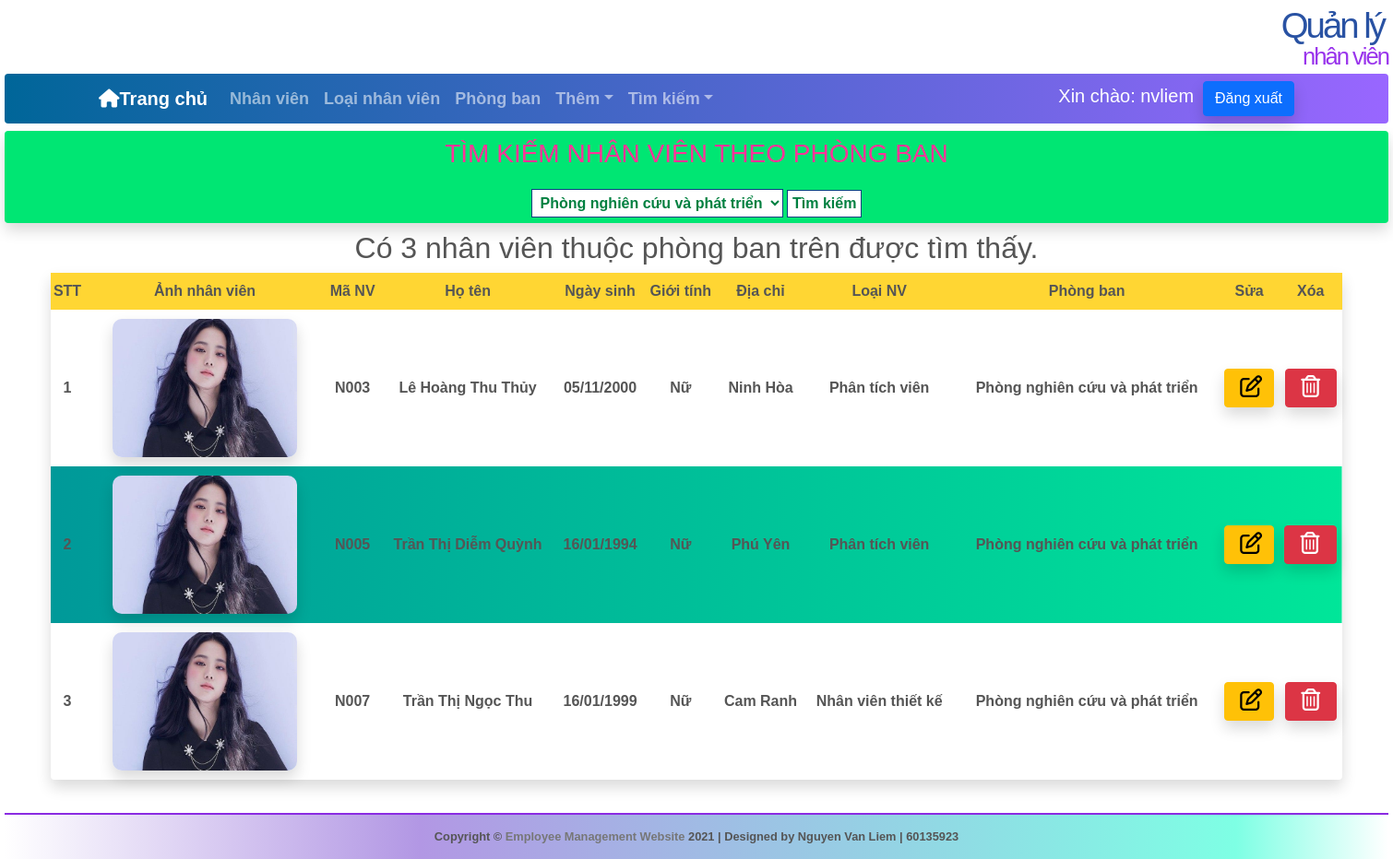
The app's page /BaiTapNangCao/timkiem_nv_pb.php?phong_ban=P006 (signed in) with its own data.
### tables this page shows
CREATE TABLE `nhanvien` (
  `maNV` varchar(5) NOT NULL,
  `hoTen` varchar(30) NOT NULL,
  `ngaySinh` varchar(15) NOT NULL,
  `gioiTinh` bit(10) NOT NULL,
  `diaChi` varchar(50) NOT NULL,
  `anh` varchar(50) NOT NULL,
  `maLoaiNV` varchar(5) NOT NULL,
  `maPhong` varchar(5) NOT NULL
);

CREATE TABLE `loainv` (
  `maLoaiNV` varchar(5) NOT NULL,
  `tenLoaiNV` varchar(30) NOT NULL
);

CREATE TABLE `phongban` (
  `maPhong` varchar(5) NOT NULL,
  `tenPhong` varchar(30) NOT NULL
);

### BaiTapNangCao/timkiem_nv_pb.php (the view, shortened to what this page needs)
<!DOCTYPE HTML PUBLIC "-//W3C//DTD HTML 4.01 Frameset//EN">
<html>
<head>
    <link href="https://cdn.jsdelivr.net/npm/bootstrap@5.1.1/dist/css/bootstrap.min.css" rel="stylesheet">
</head>
<body>
    <?php
    include('includes/header.php');
    require('connect.php');
    ?>
    <form action="" method="get">
        <table bgcolor="#00e673" align="center" class="my-2 rounded shadow" width="100%" border="1" cellpadding="5" cellspacing="5" style="border-collapse: collapse;padding:10x;height:100px;">
            <tr>
                <td align="center">
                    <font color="#ff3399">
                        <h3>TÌM KIẾM NHÂN VIÊN THEO PHÒNG BAN</h3>
                    </font>
                </td>
            </tr>
            <tr>
                <td align="center">
                    <select name="phong_ban">
                        <?php
                        $query_timkiem = "select * from phongban";
                        $result_timkiem = mysqli_query($dbc, $query_timkiem);
                        if (mysqli_num_rows($result_timkiem) <> 0) {
                            while ($row = mysqli_fetch_array($result_timkiem)) {
                                $maPhong = $row['maPhong'];
                                $tenPhong = $row['tenPhong'];
                                echo "<option value='$maPhong' ";
                                if (isset($_REQUEST['phong_ban']) && ($_REQUEST['phong_ban'] == $maPhong)) echo "selected='selected'";
                                echo ">$tenPhong</option>";
                            }
                        }
                        ?>
                    </select>
                    <input type="submit" name="tim" value="Tìm kiếm">
                </td>
            </tr>
        </table>
    </form>
    <?php
    if ($_SERVER['REQUEST_METHOD'] == 'GET') {
        if (empty($_GET['phong_ban'])) echo "<p align='center'>Vui lòng nhập tên phòng ban cần tìm</p>";
        else {
            $phong_ban = $_GET['phong_ban'];
            $query = "Select nhanvien.*, tenLoaiNV, tenPhong
		      from nhanvien, loainv, phongban
		      WHERE nhanvien.maLoaiNV = loainv.maLoaiNV and nhanvien.maPhong = phongban.maPhong
					AND nhanvien.maPhong = '$phong_ban'";
            $result = mysqli_query($dbc, $query);
            if (mysqli_num_rows($result) <> 0) {
                $rows = mysqli_num_rows($result);
                echo "<div align='center'><h2>Có $rows nhân viên thuộc phòng ban trên được tìm thấy.</h2></div>";
                echo "
                  <table align='center' width='1400' border='1' cellpadding='2' cellspacing='2'
                        style='border-collapse: collapse;' class='mx-auto shadow rounded'>
                      <tr style='background-color: #ffd633; height: 40px;' align='center'>
                        <td class='text-center'><b>STT</b></td>
                        <td><b>Ảnh nhân viên</b></td>
                        <td><b>Mã NV</b></td>
                        <td><b>Họ tên</b></td>
                        <td><b>Ngày sinh</b></td>
                        <td><b>Giới tính</b></td>
                        <td><b>Địa chỉ</b></td>
                        <td><b>Loại NV</b></td>
                        <td><b>Phòng ban</b></td>
                        <td><b>Sửa</b></td>
                        <td><b>Xóa</b></td>
                      </tr>";
                $stt = 1;
                while ($row = mysqli_fetch_array($result)) {
                    $gioiTinh = ($row[3]==1) ? "Nam" : "Nữ";
                    if ($stt % 2 != 0) {
                        echo "<tr class='text-center' style='font-weight:bold;'>";
                        echo "<td>$stt</td>";
                        echo "<td><img src='Images/$row[5]' alt='Ảnh' style='width: 200px; height:150px; margin:10px;border-radius:10px;' class='shadow'> </td>";
                        echo "<td>$row[0]</td>";
                        echo "<td>$row[1]</td>";
                        echo "<td>$row[2]</td>";
                        echo "<td>$gioiTinh</td>";
                        echo "<td>$row[4]</td>";
                        echo "<td>".$row['tenLoaiNV']."</td>";
                        echo "<td>".$row['tenPhong']."</td>";
                        echo "<td><a href='sua_nv.php?maNV=".$row[0]."' class='btn btn-warning shadow'>&nbsp<i class='far fa-edit' style='font-size:24px'></i></a></td>";
                        echo "<td><a href='xoa_nv.php?maNV=".$row[0]."' class='btn btn-danger shadow'>&nbsp<i class='far fa-trash-alt' style='font-size:24px'></i>&nbsp</a></td>";
                        echo "</tr>";
                    } else {
                        echo "<tr style='background: linear-gradient(to left, #00e699 0%, #009999 100%);font-weight:bold;' class='text-center'>";
                        echo "<td style='font-weight:bold;'>$stt</td>";
                        echo "<td><img src='Images/$row[5]' alt='Ảnh' style='width: 200px; height:150px; margin:10px;border-radius:10px;' class='shadow'> </td>";
                        echo "<td>$row[0]</td>";
                        echo "<td>$row[1]</td>";
                        echo "<td>$row[2]</td>";
                        echo "<td>$gioiTinh</td>";
                        echo "<td>$row[4]</td>";
                        echo "<td>".$row['tenLoaiNV']."</td>";
                        echo "<td>".$row['tenPhong']."</td>";
                        echo "<td><a href='sua_nv.php?maNV=".$row[0]."' class='btn btn-warning shadow'>&nbsp<i class='far fa-edit' style='font-size:24px'></i></a></td>";
                        echo "<td><a href='xoa_nv.php?maNV=".$row[0]."' class='btn btn-danger shadow'>&nbsp<i class='far fa-trash-alt' style='font-size:24px'>&nbsp</i></a></td>";
                        echo "</tr>";
                    }
                    $stt += 1;
                }
                echo '</table>';
            } else echo "<div style='text-align:center;'><h2>Không tìm thấy nhân viên trong phòng ban này.</h2></div>";
        }
    }
    ?>
</body>
</html>

### BaiTapNangCao/includes/style.css (style rules this page uses)
* { border: 0; margin: 0; padding: 0; }
a { color: #777; text-decoration: none; }
body { background: #ffffff; color: #555; font: 0.8em Arial, Helvetica, "bitstream vera sans", sans-serif; }
#footer { border-top: 2px solid #8a2be2; height: 50px; margin: 0 auto; padding: 10px; text-align: center; width: 1500px; font-weight: bold; background: linear-gradient( 90deg, rgba(255, 255, 255, 1) 0%, rgba(178, 151, 228, 1) 30%, rgba(126, 255, 228, 1) 89%, rgba(255, 255, 255, 1) 100% ); }
input, select, .input { padding: 5px; font-weight: bold; font-size: 1em; color: #008040; background: #ffffff; border: 1px solid #004080; }

### records on screen
nhanvien: anh (picture), maNV "N003", hoTen "Lê Hoàng Thu Thủy", ngaySinh "05/11/2000", gioiTinh "Nữ", diaChi "Ninh Hòa", maLoaiNV.tenLoaiNV "Phân tích viên", maPhong.tenPhong "Phòng nghiên cứu và phát triển"
nhanvien: anh (picture), maNV "N005", hoTen "Trần Thị Diễm Quỳnh", ngaySinh "16/01/1994", gioiTinh "Nữ", diaChi "Phú Yên", maLoaiNV.tenLoaiNV "Phân tích viên", maPhong.tenPhong "Phòng nghiên cứu và phát triển"
nhanvien: anh (picture), maNV "N007", hoTen "Trần Thị Ngọc Thu", ngaySinh "16/01/1999", gioiTinh "Nữ", diaChi "Cam Ranh", maLoaiNV.tenLoaiNV "Nhân viên thiết kế", maPhong.tenPhong "Phòng nghiên cứu và phát triển"

### other values on screen
$_SESSION["username"] "nvliem"
$rows "3"
form field phong_ban "Phòng nghiên cứu và phát triển"
